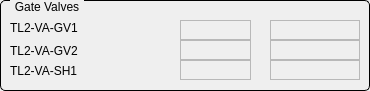
   <widget class="QGroupBox" name="GBGateValves">
    <property name="geometry">
     <rect>
      <x>10</x>
      <y>140</y>
      <width>370</width>
      <height>91</height>
     </rect>
    </property>
    <property name="styleSheet">
     <string notr="true">QGroupBox {
     border: 1px solid black;
     border-radius: 5px;
     margin-top: 0.5em;
 }
 
 QGroupBox::title {
     subcontrol-origin: margin;
     left: 10px;
     padding: 0 3px 0 3px;
 }</string>
    </property>
    <property name="title">
     <string>Gate Valves</string>
    </property>
    <property name="checkable">
     <bool>false</bool>
    </property>
    <widget class="QGroupBox" name="groupBox_21">
     <property name="geometry">
      <rect>
       <x>100</x>
       <y>20</y>
       <width>260</width>
       <height>21</height>
      </rect>
     </property>
     <property name="styleSheet">
      <string notr="true">QGroupBox {
     border: 0px solid black;
     border-radius: 5px;
     margin-top: 0.5em;
 }
 
 QGroupBox::title {
     subcontrol-origin: margin;
     left: 10px;
     padding: 0 3px 0 3px;
 }</string>
     </property>
     <property name="title">
      <string/>
     </property>
     <widget class="QELabel" name="lblValveStatusGV1">
      <property name="geometry">
       <rect>
        <x>80</x>
        <y>0</y>
        <width>71</width>
        <height>20</height>
       </rect>
      </property>
      <property name="frameShape">
       <enum>QFrame::StyledPanel</enum>
      </property>
      <property name="variable" stdset="0">
       <string>TL2-VA-GV1:getStatus</string>
      </property>
      <property name="variableSubstitutions" stdset="0">
       <string>corrector=1,ch=X</string>
      </property>
     </widget>
     <widget class="QELabel" name="lblValveFaultGV1">
      <property name="geometry">
       <rect>
        <x>170</x>
        <y>0</y>
        <width>90</width>
        <height>20</height>
       </rect>
      </property>
      <property name="frameShape">
       <enum>QFrame::StyledPanel</enum>
      </property>
      <property name="variable" stdset="0">
       <string>TL2-VA-GV1:getFault</string>
      </property>
      <property name="variableSubstitutions" stdset="0">
       <string>corrector=1,ch=X</string>
      </property>
     </widget>
     <widget class="QESimpleShape" name="ledClosedGV1">
      <property name="geometry">
       <rect>
        <x>50</x>
        <y>0</y>
        <width>16</width>
        <height>16</height>
       </rect>
      </property>
      <property name="shape">
       <enum>QSimpleShape::circle</enum>
      </property>
      <property name="colour0" stdset="0">
       <color>
        <red>20</red>
        <green>50</green>
        <blue>20</blue>
       </color>
      </property>
      <property name="colour1" stdset="0">
       <color>
        <red>5</red>
        <green>240</green>
        <blue>5</blue>
       </color>
      </property>
      <property name="variable" stdset="0">
       <string>TL2-VA-GV1:isClosed</string>
      </property>
      <property name="variableSubstitutions" stdset="0">
       <string>corrector=1,ch=Y</string>
      </property>
      <property name="displayAlarmStateOption" stdset="0">
       <enum>QE::Never</enum>
      </property>
     </widget>
     <widget class="QESimpleShape" name="ledOpenGV1">
      <property name="geometry">
       <rect>
        <x>10</x>
        <y>0</y>
        <width>16</width>
        <height>16</height>
       </rect>
      </property>
      <property name="shape">
       <enum>QSimpleShape::circle</enum>
      </property>
      <property name="colour0" stdset="0">
       <color>
        <red>20</red>
        <green>50</green>
        <blue>20</blue>
       </color>
      </property>
      <property name="colour1" stdset="0">
       <color>
        <red>5</red>
        <green>240</green>
        <blue>5</blue>
       </color>
      </property>
      <property name="variable" stdset="0">
       <string>TL2-VA-GV1:isOpen</string>
      </property>
      <property name="variableSubstitutions" stdset="0">
       <string>corrector=1,ch=X</string>
      </property>
      <property name="displayAlarmStateOption" stdset="0">
       <enum>QE::Never</enum>
      </property>
     </widget>
    </widget>
    <widget class="QGroupBox" name="groupBox_22">
     <property name="geometry">
      <rect>
       <x>100</x>
       <y>40</y>
       <width>260</width>
       <height>21</height>
      </rect>
     </property>
     <property name="styleSheet">
      <string notr="true">QGroupBox {
     border: 0px solid black;
     border-radius: 5px;
     margin-top: 0.5em;
 }
 
 QGroupBox::title {
     subcontrol-origin: margin;
     left: 10px;
     padding: 0 3px 0 3px;
 }</string>
     </property>
     <property name="title">
      <string/>
     </property>
     <widget class="QELabel" name="lblValveStatusGV2">
      <property name="geometry">
       <rect>
        <x>80</x>
        <y>0</y>
        <width>71</width>
        <height>20</height>
       </rect>
      </property>
      <property name="frameShape">
       <enum>QFrame::StyledPanel</enum>
      </property>
      <property name="variable" stdset="0">
       <string>TL2-VA-GV2:getStatus</string>
      </property>
      <property name="variableSubstitutions" stdset="0">
       <string>corrector=1,ch=X</string>
      </property>
     </widget>
     <widget class="QELabel" name="lblValveFaultGV2">
      <property name="geometry">
       <rect>
        <x>170</x>
        <y>0</y>
        <width>90</width>
        <height>20</height>
       </rect>
      </property>
      <property name="frameShape">
       <enum>QFrame::StyledPanel</enum>
      </property>
      <property name="variable" stdset="0">
       <string>TL2-VA-GV2:getFault</string>
      </property>
      <property name="variableSubstitutions" stdset="0">
       <string>corrector=1,ch=X</string>
      </property>
     </widget>
     <widget class="QESimpleShape" name="ledClosedGV2">
      <property name="geometry">
       <rect>
        <x>50</x>
        <y>0</y>
        <width>16</width>
        <height>16</height>
       </rect>
      </property>
      <property name="shape">
       <enum>QSimpleShape::circle</enum>
      </property>
      <property name="colour0" stdset="0">
       <color>
        <red>20</red>
        <green>50</green>
        <blue>20</blue>
       </color>
      </property>
      <property name="colour1" stdset="0">
       <color>
        <red>5</red>
        <green>240</green>
        <blue>5</blue>
       </color>
      </property>
      <property name="variable" stdset="0">
       <string>TL2-VA-GV2:isClosed</string>
      </property>
      <property name="variableSubstitutions" stdset="0">
       <string>corrector=2,ch=X</string>
      </property>
      <property name="displayAlarmStateOption" stdset="0">
       <enum>QE::Never</enum>
      </property>
     </widget>
     <widget class="QESimpleShape" name="ledOpenGV2">
      <property name="geometry">
       <rect>
        <x>10</x>
        <y>0</y>
        <width>16</width>
        <height>16</height>
       </rect>
      </property>
      <property name="shape">
       <enum>QSimpleShape::circle</enum>
      </property>
      <property name="colour0" stdset="0">
       <color>
        <red>20</red>
        <green>50</green>
        <blue>20</blue>
       </color>
      </property>
      <property name="colour1" stdset="0">
       <color>
        <red>5</red>
        <green>240</green>
        <blue>5</blue>
       </color>
      </property>
      <property name="variable" stdset="0">
       <string>TL2-VA-GV2:isOpen</string>
      </property>
      <property name="variableSubstitutions" stdset="0">
       <string>corrector=2,ch=X</string>
      </property>
      <property name="displayAlarmStateOption" stdset="0">
       <enum>QE::Never</enum>
      </property>
     </widget>
    </widget>
    <widget class="QGroupBox" name="groupBox_23">
     <property name="geometry">
      <rect>
       <x>100</x>
       <y>60</y>
       <width>260</width>
       <height>21</height>
      </rect>
     </property>
     <property name="styleSheet">
      <string notr="true">QGroupBox {
     border: 0px solid black;
     border-radius: 5px;
     margin-top: 0.5em;
 }
 
 QGroupBox::title {
     subcontrol-origin: margin;
     left: 10px;
     padding: 0 3px 0 3px;
 }</string>
     </property>
     <property name="title">
      <string/>
     </property>
     <widget class="QELabel" name="lblValveStatusSH1">
      <property name="geometry">
       <rect>
        <x>80</x>
        <y>0</y>
        <width>71</width>
        <height>20</height>
       </rect>
      </property>
      <property name="frameShape">
       <enum>QFrame::StyledPanel</enum>
      </property>
      <property name="variable" stdset="0">
       <string>TL2-VA-SH1:getStatus</string>
      </property>
      <property name="variableSubstitutions" stdset="0">
       <string>corrector=1,ch=X</string>
      </property>
     </widget>
     <widget class="QELabel" name="lblValveFaultSH1">
      <property name="geometry">
       <rect>
        <x>170</x>
        <y>0</y>
        <width>90</width>
        <height>20</height>
       </rect>
      </property>
      <property name="frameShape">
       <enum>QFrame::StyledPanel</enum>
      </property>
      <property name="variable" stdset="0">
       <string>TL2-VA-SH1:getFault</string>
      </property>
      <property name="variableSubstitutions" stdset="0">
       <string>corrector=1,ch=X</string>
      </property>
     </widget>
     <widget class="QESimpleShape" name="ledClosedSH1">
      <property name="geometry">
       <rect>
        <x>50</x>
        <y>0</y>
        <width>16</width>
        <height>16</height>
       </rect>
      </property>
      <property name="shape">
       <enum>QSimpleShape::circle</enum>
      </property>
      <property name="colour0" stdset="0">
       <color>
        <red>20</red>
        <green>50</green>
        <blue>20</blue>
       </color>
      </property>
      <property name="colour1" stdset="0">
       <color>
        <red>5</red>
        <green>240</green>
        <blue>5</blue>
       </color>
      </property>
      <property name="variable" stdset="0">
       <string>TL2-VA-SH1:isClosed</string>
      </property>
      <property name="variableSubstitutions" stdset="0">
       <string>corrector=2,ch=X</string>
      </property>
      <property name="displayAlarmStateOption" stdset="0">
       <enum>QE::Never</enum>
      </property>
     </widget>
     <widget class="QESimpleShape" name="ledOpenSH1">
      <property name="geometry">
       <rect>
        <x>10</x>
        <y>0</y>
        <width>16</width>
        <height>16</height>
       </rect>
      </property>
      <property name="shape">
       <enum>QSimpleShape::circle</enum>
      </property>
      <property name="colour0" stdset="0">
       <color>
        <red>20</red>
        <green>50</green>
        <blue>20</blue>
       </color>
      </property>
      <property name="colour1" stdset="0">
       <color>
        <red>5</red>
        <green>240</green>
        <blue>5</blue>
       </color>
      </property>
      <property name="variable" stdset="0">
       <string>TL2-VA-SH1:isOpen</string>
      </property>
      <property name="variableSubstitutions" stdset="0">
       <string>corrector=2,ch=X</string>
      </property>
      <property name="displayAlarmStateOption" stdset="0">
       <enum>QE::Never</enum>
      </property>
     </widget>
    </widget>
    <widget class="QLabel" name="lblGV1">
     <property name="geometry">
      <rect>
       <x>10</x>
       <y>20</y>
       <width>90</width>
       <height>16</height>
      </rect>
     </property>
     <property name="text">
      <string>TL2-VA-GV1</string>
     </property>
    </widget>
    <widget class="QLabel" name="lblGV2">
     <property name="geometry">
      <rect>
       <x>10</x>
       <y>40</y>
       <width>90</width>
       <height>21</height>
      </rect>
     </property>
     <property name="text">
      <string>TL2-VA-GV2</string>
     </property>
    </widget>
    <widget class="QLabel" name="lblSH1">
     <property name="geometry">
      <rect>
       <x>10</x>
       <y>60</y>
       <width>90</width>
       <height>21</height>
      </rect>
     </property>
     <property name="text">
      <string>TL2-VA-SH1</string>
     </property>
    </widget>
   </widget>
